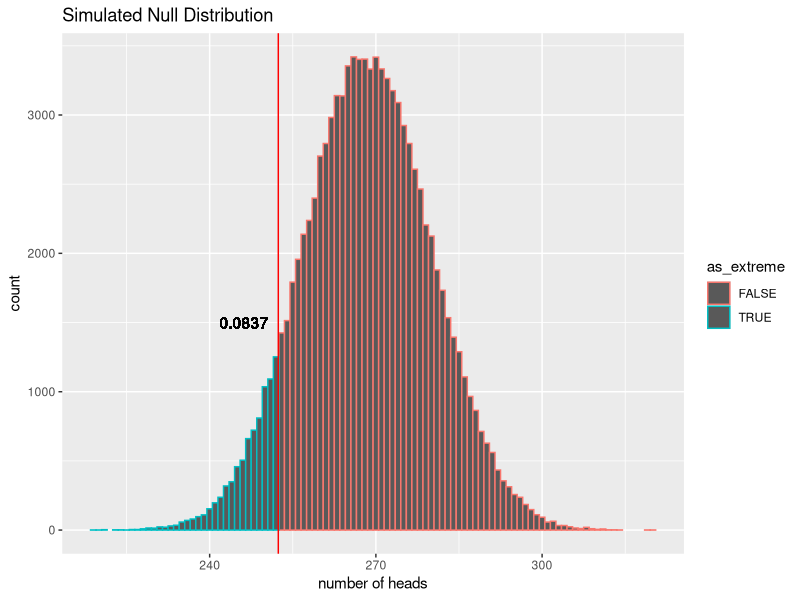
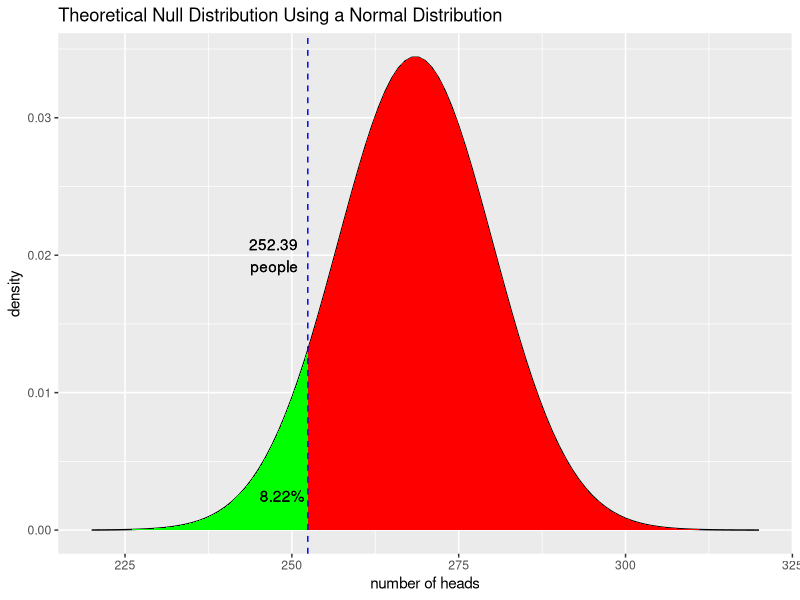

These figures' R source, in order:
## ---- chunk 1
knitr::opts_chunk$set(echo = TRUE)
library(tidyverse)
## ---- chunk 2
set.seed(18) # for reproducible results
p <- 0.5 # prob of getting heads
n <- 537 # number of adults (number of tosses)
reps <- 100000

observed_prop <- 0.47
observed <- observed_prop * n
phat <- observed / n

sim <- rbinom(reps, n, p) %>% as_tibble() %>% rename(heads = 1) %>% # simulation
  mutate(as_extreme = (heads <= observed))

p_value = sum(sim$as_extreme == T) / reps

ggplot(sim, aes(heads)) +
  geom_bar(aes(color = as_extreme), width = 1) +
  geom_vline(xintercept = observed, color = "red") +
  geom_text(aes(observed, 1500, label = round(p_value, 4), hjust = 1.2)) +
  labs(title = "Simulated Null Distribution") + 
  xlab("number of heads") + 
  ylab("count")
  
## ---- chunk 3
mean = mean(sim$heads)
SD = sd(sim$heads)
z = (observed - mean) / SD # standardized statistic
## ---- chunk 4
CLT_SD = sqrt(p * (1 - p) / n) * n
## ---- chunk 5
norm_z = (observed - n * p) / CLT_SD
norm_p_value = pnorm(q = norm_z, lower.tail = T)
## ---- chunk 6
ggplot(data.frame(x = c(220, 320)), aes(x)) +
  stat_function(fun = dnorm, args = list(mean = n/2, sd = CLT_SD)) +
  geom_area(stat = "function", fun = dnorm, args = list(mean = n/2, sd = CLT_SD), 
            fill = "green", xlim = c(220, observed)) +
  geom_area(stat = "function", fun = dnorm, args = list(mean = n/2, sd = CLT_SD), 
            fill = "red", xlim = c(observed, 320)) +
  geom_vline(xintercept = observed, color = "blue", linetype = "dashed") +
  geom_text(aes(observed, 0.02, label = paste0(round(observed, 2), "\npeople"), 
                hjust = 1.2)) +
  geom_text(aes(observed, 0.0025, label = paste0(round(norm_p_value * 100, 3), "%"), 
                hjust = 1.07)) +
  ylab("density") +
  xlab("number of heads") +
  labs(title = "Theoretical Null Distribution Using a Normal Distribution")
